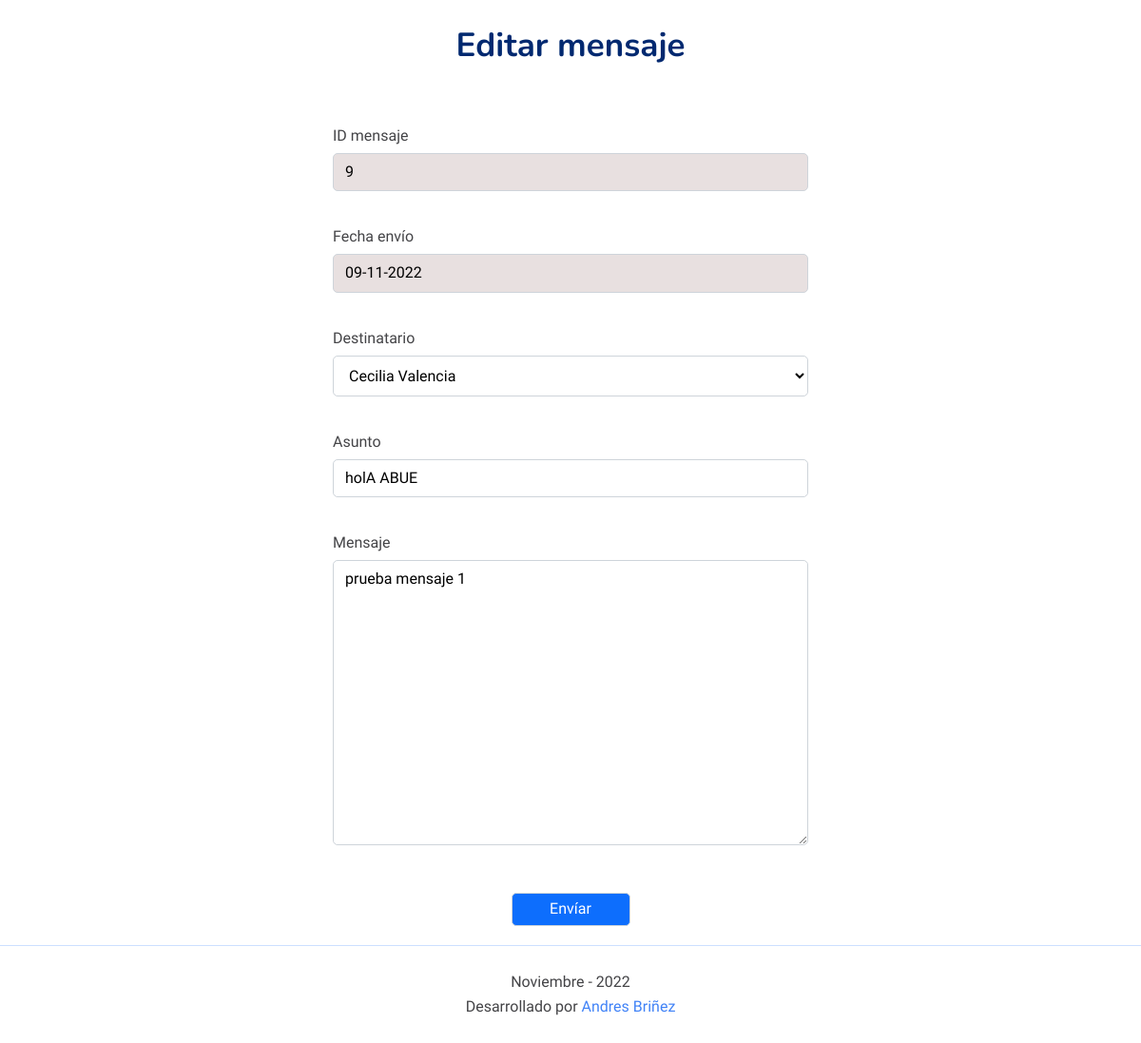
Screenshot of /edit/9 (signed in) with the database file from the repository.
### tables this page shows
CREATE TABLE mensajes (mensajeID INTEGER PRIMARY KEY UNIQUE NOT NULL, asunto CHAR, mensaje CHAR, fecha CHAR, "from" CHAR, "to" INTEGER);

### app.py (the view, shortened to what this page needs)
@app.route('/edit/<string:id>',methods=['GET','POST'])
def edit(id=None):
    if 'id' in session:
        print(id)
        form=FormMensaje()
        if request.method=='GET':
            idUsuario= session['id']
            respuesta=DB.ListaDestinatarios(idUsuario) #  trae los destinatarios como está en la base de datos
            mensaje=DB.verMensaje(id)[0] # trae el mensaje con el id
            toID=mensaje[5]
            destinatarios=ordenarLista.ordenar(respuesta,toID) # los ordena para que aparezca de primero el del id envíaddo
            if len(mensaje)>0:
                return render_template('editMensaje.html',form=form,usuarios=destinatarios,mensaje=mensaje)
            else:
                return redirect(url_for('inicio', edit='false'))
    else:
        return render_template('accesoDenegado.html')

### forms/forms.py
class FormMensaje(FlaskForm):
    asunto = StringField('Asunto', validators=[DataRequired(message='Este campo es requerido')])
    mensaje = TextAreaField('Mensaje', validators=[DataRequired(message='Este campo es requerido')])
    submit=SubmitField('Envíar')

### app.py (called while the page is built)
@app.before_request
def before_request():
    print("Antes de la petición")

@app.after_request
def after_request(response):
    print("Después de la petición")
    return response

### controller.py (called while the page is built)
def conexionDB():
    try:
        con =sql.connect('DB.db')
        print('Conexion exitosa')
        return con
    except Exception as error:
        print("Error Conexión",error )

def ejecutarSentenciaSQL(sql):
    try:
        conexion=conexionDB()
        cursor=conexion.cursor()#  cursor el cual es el que ejecuta las consultas sql
        cursor.execute(sql) # ejecuta la sentencia
        print('Sentencia ejecutada')
        conexion.commit() # realiza la sentencia sql
        resultado=cursor.fetchall()
        return resultado
    except Exception as e:
        print("Error al ejecutar la sentencia: " + str(e))
        return False

def ListaDestinatarios(idUsuario):
    try:
        print(idUsuario)
        sql= f"SELECT id,name FROM usuarios WHERE id != {idUsuario};"
        resultado= ejecutarSentenciaSQL(sql)
        print(f'destinatarios {resultado}')
        return resultado
    except Exception as e:
        print("Error al traer los datos: " + str(e))

def verMensaje(idMensaje):
    try:
        sql= "SELECT * FROM mensajes WHERE mensajeID= "+idMensaje+";"
        print(sql)
        resultado= ejecutarSentenciaSQL(sql)
        print(resultado)
        if (len(resultado)>0):
            return resultado # existe
        else :
            return False # no existe
    except Exception as e:
        print("Error al traer los datos: " + str(e))
        return False

### utils/ordenarLista.py (called while the page is built)
def ordenar(destinatarios,ID):
    iterador=0
    lista=[]
    numero_destinatarios=len(destinatarios)
    while iterador<numero_destinatarios:
        destino= destinatarios[iterador]
        if  (int(ID) in destino):
            lista.insert(0,destino) # inserta el destino de  primero en la lista para que se vea de  primero en el html porque es la persona a la que se le envió el mensaje
        else:
            lista.append(destino)
        iterador+=1
    return lista

### templates/editMensaje.html (shortened to what this page needs)
{%extends 'base.html'%}
{% block style %}<link rel="stylesheet" href="/static/css/Messages.css" />{% endblock %}>
{% block body %}
<h1>Editar mensaje</h1>
<form action="" method="POST">
    <label for="id">ID mensaje</label>
    <input readonly id="id" type="text" value="{{mensaje[0]}}">
    <label for="fecha">Fecha envío</label>
    <input readonly id="fecha" type="text" value="{{mensaje[3]}}">
    <p>Destinatario</p>
    <select name="destino" id="destino">
        {%for usuario in usuarios%}
        <option value={{usuario[0]}}>{{usuario[1]}}</option>
        {%endfor%}
    </select>
    {{ form.asunto.label}}
    {{ form.asunto(value= mensaje[1])}}
    <label for="mensaje">Mensaje</label>
    <textarea name="mensaje" id="mensaje" cols="30" rows="10">{{mensaje[2]}}</textarea>
    {{form.submit}}
</form>
{% endblock %}

### static/css/base.css (style rules this page uses)
body { font-family: 'Lexend Deca'; }
html { height: 100%; }
body { display: flex; flex-direction: column; min-height: 100%; }

### static/css/nav.css (style rules this page uses)
* { box-sizing: border-box; }
h1 { font-family: "Nunito", sans-serif; font-size: 35px; font-weight: 700; color: #012970; }

### static/css/Messages.css (style rules this page uses)
h1 { text-align: center; margin-top: 30px; }
form { margin: 60px auto 0px auto; width: 500px; display: flex; flex-direction: column; }
label,p { margin: 10px 0 ; color: #444447; }
input { margin-bottom: 30px; padding: 10px 12px; border: solid 1px #CED4DA; border-radius: 5px; }
input:read-only { background: rgb(232, 224, 224); }
select { font-family: 'Lexend Deca'; margin-bottom: 30px; padding: 10px 12px; background-color: white; border: solid 1px #CED4DA; border-radius: 5px; }
textarea { min-height: 300px; margin-bottom: 30px; padding: 10px 12px; border: solid 1px #CED4DA; border-radius: 5px; resize:vertical; }
input[type=submit] { margin: 20px auto; padding: 5px 12px; border-radius: 5px; background: #0D6EFD ; cursor: pointer; color: white; width: 25%; height: 35px; }

### rows the page displays
mensajes: mensajeID "9", fecha "09-11-2022", asunto "holA ABUE", mensaje "prueba mensaje 1"

### other values shown
form field destino "Cecilia Valencia"
